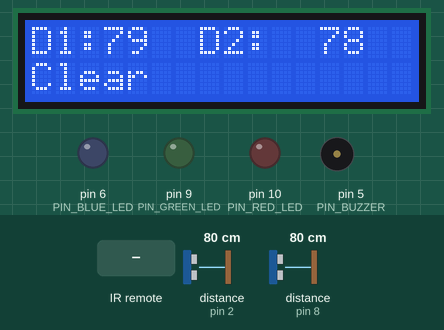
A sketch run on a simulated Arduino Uno, built with avr-gcc and run on an emulated ATmega328P. Parts: 16×2 character LCD, output pins drawn as LEDs (lit = HIGH), buzzer (waves = sounding). Wiring (inferred from the names in the program): 2 × ultrasonic range finder: trigger pin 3, echo pin 2 / trigger pin 7, echo pin 8. Inputs (shaded band) come from the test bench; at power-on: distance to the obstacle (sensors on pin 2, pin 8) 80 cm. The echo pulse lasts 58.3 µs per cm; pins used as bus, display or sensor lines are not drawn; what the sketch prints to the serial monitor is not drawn.

Above: at 3.3 s.
3.4 s: distance to the obstacle (sensor on pin 2) set to 54 cm
At 3.9 s:
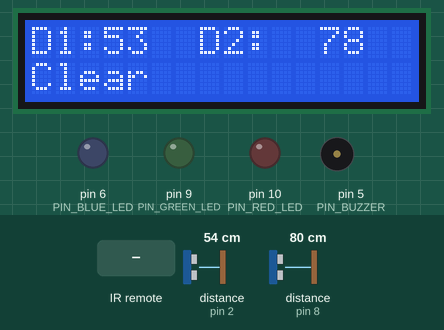
5.0 s: distance to the obstacle (sensor on pin 2) set to 47 cm
At 5.8 s:
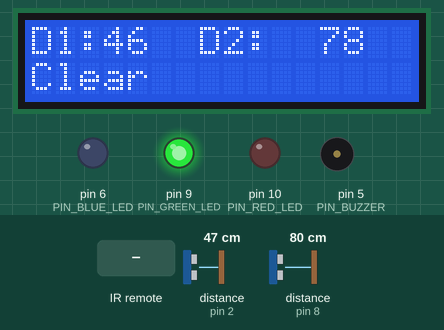
7.7 s: distance to the obstacle (sensor on pin 8) set to 22 cm
At 8.9 s:
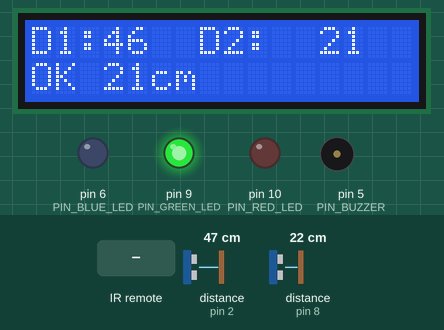
10.7 s: distance to the obstacle (sensor on pin 8) set to 18 cm
At 11.38 s:
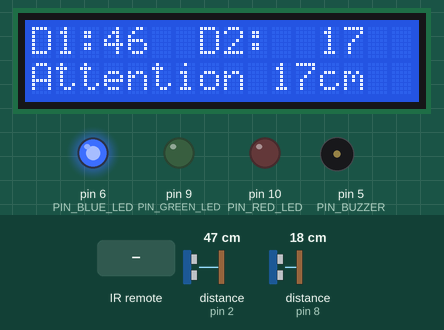
12.9 s: infrared code 0xFF18E7 received
At 13.8 s:
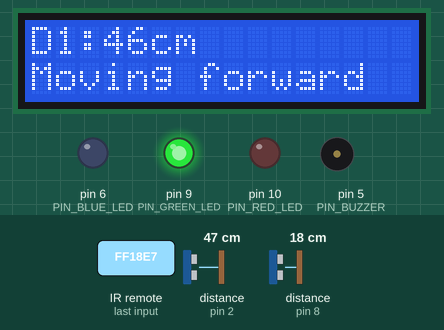
15.7 s: infrared code 0xFF4AB5 received
At 16.38 s:
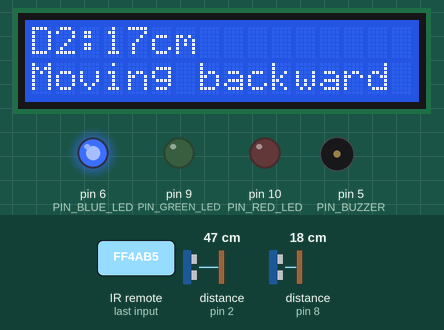
Timing chart, 0 to 18.8 s (numbered marks = the images above; inputs shaded):
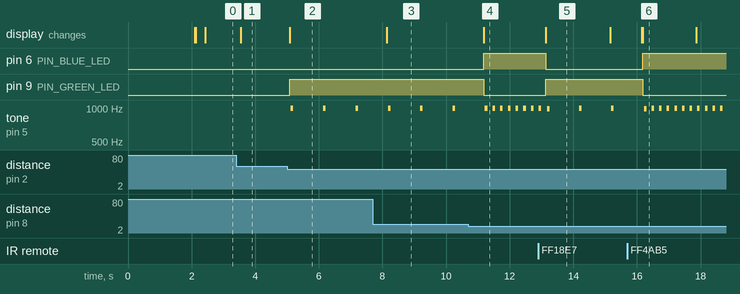

The sketch:

sketch_apr28d.ino
```cpp
#include <Wire.h>
#include <LiquidCrystal_I2C.h>
#include <IRremote.h>

// Пины для первого ультразвукового датчика
#define TRIGGER_PIN_1  3
#define ECHO_PIN_1     2

// Пины для второго ультразвукового датчика
#define TRIGGER_PIN_2  7
#define ECHO_PIN_2     8

// Пины для обычных светодиодов
#define PIN_RED_LED   10
#define PIN_GREEN_LED 9
#define PIN_BLUE_LED  6

// Пин для пассивного зуммера
#define PIN_BUZZER 5

// Пин для ИК-приемника
#define IR_PIN A0

// Создаём объект дисплея
LiquidCrystal_I2C lcd(0x27, 16, 2);

// Переменные для ИК-приемника (синтаксис для версии 2.x)
IRrecv irrecv(IR_PIN);
decode_results results;

// Переменные для измерения расстояния
long duration1, duration2;
int distance1, distance2;
int minDistance;

// Переменные для режимов работы
int mode = 0; // 0 - оба датчика, 1 - только первый, 2 - только второй
bool soundEnabled = true; // Состояние зуммера (вкл/выкл)

// Коды кнопок пульта (замените на свои после тестирования)
#define BTN_UP      0xFF18E7
#define BTN_DOWN    0xFF4AB5
#define BTN_OK      0xFF38C7
#define BTN_ZERO    0xFF9867

// Флаги для отображения сообщений
unsigned long messageStartTime = 0;
bool showMessage = false;
String currentMessage = "";

// САМОДЕЛЬНАЯ ФУНКЦИЯ ДЛЯ ЗВУКА (без конфликта с IRremote)
void myTone(int pin, int frequency, int duration_ms) {
  if (frequency <= 0) return;

  int period = 1000000L / frequency;
  int pulse = period / 2;
  unsigned long startTime = millis();
  unsigned long endTime = startTime + duration_ms;

  while (millis() < endTime) {
    digitalWrite(pin, HIGH);
    delayMicroseconds(pulse);
    digitalWrite(pin, LOW);
    delayMicroseconds(pulse);
  }
}

void setup() {
  // Инициализация дисплея
  lcd.init();
  lcd.backlight();
  lcd.clear();

  // Инициализация пинов
  pinMode(TRIGGER_PIN_1, OUTPUT);
  pinMode(ECHO_PIN_1, INPUT);
  pinMode(TRIGGER_PIN_2, OUTPUT);
  pinMode(ECHO_PIN_2, INPUT);
  pinMode(PIN_RED_LED, OUTPUT);
  pinMode(PIN_GREEN_LED, OUTPUT);
  pinMode(PIN_BLUE_LED, OUTPUT);
  pinMode(PIN_BUZZER, OUTPUT);

  // Инициализация ИК-приемника (синтаксис для версии 2.x)
  Serial.begin(9600);
  irrecv.enableIRIn();

  // Выключаем все светодиоды
  digitalWrite(PIN_RED_LED, LOW);
  digitalWrite(PIN_GREEN_LED, LOW);
  digitalWrite(PIN_BLUE_LED, LOW);

  // Приветственное сообщение
  lcd.setCursor(0, 0);
  lcd.print("System Ready");
  lcd.setCursor(0, 1);
  lcd.print("IR INIT...");
  delay(2000);
  lcd.clear();

  // Начальный режим - оба датчика
  mode = 0;
  lcd.setCursor(0, 0);
  lcd.print("D1:    D2:");

  Serial.println("System ready. Press buttons on remote...");
}

void loop() {
  // Проверяем ИК-сигналы (синтаксис для версии 2.x)
  if (irrecv.decode(&results)) {
    uint32_t receivedValue = results.value;

    // Выводим информацию в Serial
    Serial.print("Raw: 0x");
    Serial.println(receivedValue, HEX);

    handleIRCommand(receivedValue);
    irrecv.resume(); // Возобновляем прием
  }

  // Измеряем расстояния в зависимости от режима
  measureDistancesByMode();

  // Обновляем дисплей в зависимости от режима
  updateDisplay();

  // Показываем временное сообщение если нужно
  if (showMessage && (millis() - messageStartTime < 1500)) {
    lcd.setCursor(0, 1);
    lcd.print(currentMessage);
    for(int i = currentMessage.length(); i < 16; i++) lcd.print(" ");
  } else {
    showMessage = false;
    updateStatusLine();
  }

  // Управление светодиодами и зуммером
  if (soundEnabled) {
    controlLEDsAndSound();
  } else {
    controlLEDsOnly();
  }

  delay(100);
}

void handleIRCommand(uint32_t cmd) {
  // Игнорируем повторяющиеся сигналы
  if (cmd == 0xFFFFFFFF) return;

  Serial.print("Command received: 0x");
  Serial.println(cmd, HEX);

  switch(cmd) {
    // Кнопка ВВЕРХ (основной код и дополнительный)
    case BTN_UP:
    case 0x3D9AE3F7:  // дополнительный код для ВВЕРХ
      mode = 1;
      showTemporaryMessage("Moving forward");
      lcd.clear();
      lcd.setCursor(0, 0);
      lcd.print("D1:         ");
      Serial.println("Mode: Forward (Sensor 1 only)");
      break;

    // Кнопка ВНИЗ (основной код и дополнительный)
    case BTN_DOWN:
    case 0x1BC0157B:  // дополнительный код для ВНИЗ
      mode = 2;
      showTemporaryMessage("Moving backward");
      lcd.clear();
      lcd.setCursor(0, 0);
      lcd.print("D2:         ");
      Serial.println("Mode: Backward (Sensor 2 only)");
      break;

    // Кнопка OK (основной код и дополнительный)
    case BTN_OK:
    case 0x488F3CBB:  // дополнительный код для OK
      soundEnabled = !soundEnabled;
      showTemporaryMessage(soundEnabled ? "Sound ON" : "Sound OFF");
      Serial.print("Sound: ");
      Serial.println(soundEnabled ? "ON" : "OFF");
      break;

    // Кнопка 0 (основной код и дополнительный)
    case BTN_ZERO:
    case 0x97483BFB:  // дополнительный код для 0
      mode = 0;
      showTemporaryMessage("Both sensors");
      lcd.clear();
      lcd.setCursor(0, 0);
      lcd.print("D1:    D2:");
      Serial.println("Mode: Both sensors");
      break;

    default:
      Serial.println("Unknown button");
      break;
  }
}
void showTemporaryMessage(String message) {
  currentMessage = message;
  showMessage = true;
  messageStartTime = millis();
}

void measureDistancesByMode() {
  if (mode == 0 || mode == 1) {
    digitalWrite(TRIGGER_PIN_1, LOW);
    delayMicroseconds(2);
    digitalWrite(TRIGGER_PIN_1, HIGH);
    delayMicroseconds(10);
    digitalWrite(TRIGGER_PIN_1, LOW);

    duration1 = pulseIn(ECHO_PIN_1, HIGH, 30000);
    distance1 = duration1 * 0.034 / 2;
    if (distance1 > 300 || distance1 < 0 || duration1 == 0) distance1 = 999;
  } else {
    distance1 = 999;
  }

  if (mode == 0 || mode == 2) {
    digitalWrite(TRIGGER_PIN_2, LOW);
    delayMicroseconds(2);
    digitalWrite(TRIGGER_PIN_2, HIGH);
    delayMicroseconds(10);
    digitalWrite(TRIGGER_PIN_2, LOW);

    duration2 = pulseIn(ECHO_PIN_2, HIGH, 30000);
    distance2 = duration2 * 0.034 / 2;
    if (distance2 > 300 || distance2 < 0 || duration2 == 0) distance2 = 999;
  } else {
    distance2 = 999;
  }

  if (mode == 0) {
    int d1 = (distance1 <= 300) ? distance1 : 999;
    int d2 = (distance2 <= 300) ? distance2 : 999;
    if (d1 <= 300 && d2 <= 300) minDistance = min(d1, d2);
    else if (d1 <= 300) minDistance = d1;
    else if (d2 <= 300) minDistance = d2;
    else minDistance = 300;
  } else if (mode == 1) {
    minDistance = (distance1 <= 300) ? distance1 : 300;
  } else {
    minDistance = (distance2 <= 300) ? distance2 : 300;
  }
}

void updateDisplay() {
  if (mode == 0) {
    lcd.setCursor(3, 0); lcd.print("   ");
    lcd.setCursor(3, 0);
    if (distance1 <= 300) lcd.print(distance1); else lcd.print("---");

    lcd.setCursor(12, 0); lcd.print("   ");
    lcd.setCursor(12, 0);
    if (distance2 <= 300) lcd.print(distance2); else lcd.print("---");
  }
  else if (mode == 1) {
    lcd.setCursor(3, 0); lcd.print("        ");
    lcd.setCursor(3, 0);
    if (distance1 <= 300) lcd.print(distance1); else lcd.print("---");
    lcd.print("cm");
  }
  else if (mode == 2) {
    lcd.setCursor(3, 0); lcd.print("        ");
    lcd.setCursor(3, 0);
    if (distance2 <= 300) lcd.print(distance2); else lcd.print("---");
    lcd.print("cm");
  }
}

void updateStatusLine() {
  if (showMessage) return;

  if (minDistance > 0 && minDistance < 10) {
    lcd.setCursor(0, 1); lcd.print("STOP! "); lcd.print(minDistance); lcd.print("cm          ");
  } else if (minDistance >= 10 && minDistance < 20) {
    lcd.setCursor(0, 1); lcd.print("Attention "); lcd.print(minDistance); lcd.print("cm");
  } else if (minDistance >= 20 && minDistance <= 30) {
    lcd.setCursor(0, 1); lcd.print("OK "); lcd.print(minDistance); lcd.print("cm             ");
  } else {
    lcd.setCursor(0, 1); lcd.print("Clear             ");
  }
}

void controlLEDsAndSound() {
  if (minDistance > 0 && minDistance < 10) {
    digitalWrite(PIN_RED_LED, HIGH);
    digitalWrite(PIN_GREEN_LED, LOW);
    digitalWrite(PIN_BLUE_LED, LOW);

    if (soundEnabled) {
      // Непрерывное "пииииииииииииии" 1 секунду
      myTone(PIN_BUZZER, 1000, 1000);
      delay(100);
    }
}
   else if (minDistance >= 10 && minDistance < 20) {
    // СИНИЙ - ЧАСТЫЕ короткие звуки "пи-пи-пи-пи-пи"
    digitalWrite(PIN_RED_LED, LOW);
    digitalWrite(PIN_GREEN_LED, LOW);
    digitalWrite(PIN_BLUE_LED, HIGH);

    if (soundEnabled) {

      myTone(PIN_BUZZER, 1000, 50);      // Короткий "пи" 50 мс
      delay(60);
    }
  }
  else if (minDistance >= 20 && minDistance <= 50) {
    // ЗЕЛЕНЫЙ - РЕДКИЕ звуки "пи....пи....пи" с большими пробелами
    digitalWrite(PIN_RED_LED, LOW);
    digitalWrite(PIN_GREEN_LED, HIGH);
    digitalWrite(PIN_BLUE_LED, LOW);

    if (soundEnabled) {
      myTone(PIN_BUZZER, 1000, 80);        // Короткий "пи"
      delay(800);
    }
  }
  else {
    digitalWrite(PIN_RED_LED, LOW);
    digitalWrite(PIN_GREEN_LED, LOW);
    digitalWrite(PIN_BLUE_LED, LOW);
  }
}
void controlLEDsOnly() {
  if (minDistance > 0 && minDistance < 10) {
    digitalWrite(PIN_RED_LED, HIGH);
    digitalWrite(PIN_GREEN_LED, LOW);
    digitalWrite(PIN_BLUE_LED, LOW);
  }
  else if (minDistance >= 10 && minDistance < 20) {
    digitalWrite(PIN_RED_LED, LOW);
    digitalWrite(PIN_GREEN_LED, LOW);
    digitalWrite(PIN_BLUE_LED, HIGH);
  }
  else if (minDistance >= 20 && minDistance <= 50) {
    digitalWrite(PIN_RED_LED, LOW);
    digitalWrite(PIN_GREEN_LED, HIGH);
    digitalWrite(PIN_BLUE_LED, LOW);
  }
  else {
    digitalWrite(PIN_RED_LED, LOW);
    digitalWrite(PIN_GREEN_LED, LOW);
    digitalWrite(PIN_BLUE_LED, LOW);
  }
}
```

Measured:
- the behaviour switches between 52 and 51 cm on distance to the obstacle (sensor on pin 2) (found by bisection; images 1 and 2)
- the behaviour switches between 21 and 20 cm on distance to the obstacle (sensor on pin 8) (found by bisection; images 3 and 4)
- after the input at 3.4 s, the display: changes after 0.15 s (image 1)
- after the input at 5.0 s, pin 9 (PIN_GREEN_LED): LOW → HIGH after 0.08 s; tone on pin 5 (PIN_BUZZER): alternates 990 Hz for 0.08 s and silent for 0.94 s, starting after 0.12 s; the display: changes after 0.08 s (image 2)
- after the input at 7.7 s, the display: changes after 0.44 s (image 3)
- after the input at 10.7 s, pin 6 (PIN_BLUE_LED): LOW → HIGH after 0.48 s; pin 9 (PIN_GREEN_LED): HIGH → LOW after 0.48 s; tone on pin 5 (PIN_BUZZER): alternates 990 Hz for 0.08 s and silent for 0.16 s, starting after 0.76 s; the display: changes after 0.48 s (image 4)
- after the input at 12.9 s, pin 6 (PIN_BLUE_LED): HIGH → LOW after 0.23 s; pin 9 (PIN_GREEN_LED): LOW → HIGH after 0.23 s; the display: changes after 0.23 s (image 5)
- after the input at 15.7 s, pin 6 (PIN_BLUE_LED): LOW → HIGH after 0.48 s; pin 9 (PIN_GREEN_LED): HIGH → LOW after 0.48 s; the display: first changes after 0.45 s (image 6 shows a later state)
